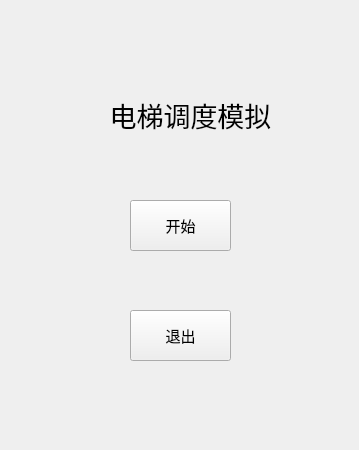
<?xml version="1.0" encoding="UTF-8"?>
<ui version="4.0">
 <class>Widget</class>
 <widget class="QWidget" name="Widget">
  <property name="geometry">
   <rect>
    <x>0</x>
    <y>0</y>
    <width>359</width>
    <height>450</height>
   </rect>
  </property>
  <property name="windowTitle">
   <string>Widget</string>
  </property>
  <widget class="QPushButton" name="pushButton_start">
   <property name="geometry">
    <rect>
     <x>130</x>
     <y>200</y>
     <width>101</width>
     <height>51</height>
    </rect>
   </property>
   <property name="font">
    <font>
     <family>Adobe Arabic</family>
     <pointsize>11</pointsize>
    </font>
   </property>
   <property name="text">
    <string>开始</string>
   </property>
  </widget>
  <widget class="QPushButton" name="pushButton_exit">
   <property name="geometry">
    <rect>
     <x>130</x>
     <y>310</y>
     <width>101</width>
     <height>51</height>
    </rect>
   </property>
   <property name="font">
    <font>
     <family>Adobe Arabic</family>
     <pointsize>11</pointsize>
    </font>
   </property>
   <property name="text">
    <string>退出</string>
   </property>
  </widget>
  <widget class="QLabel" name="label_title">
   <property name="geometry">
    <rect>
     <x>80</x>
     <y>80</y>
     <width>221</width>
     <height>71</height>
    </rect>
   </property>
   <property name="font">
    <font>
     <family>Adobe 楷体 Std R</family>
     <pointsize>18</pointsize>
    </font>
   </property>
   <property name="text">
    <string>&lt;html&gt;&lt;head/&gt;&lt;body&gt;&lt;p align=&quot;center&quot;&gt;&lt;span style=&quot; font-size:20pt;&quot;&gt;电梯调度模拟&lt;/span&gt;&lt;/p&gt;&lt;/body&gt;&lt;/html&gt;</string>
   </property>
  </widget>
 </widget>
 <resources/>
 <connections/>
</ui>
